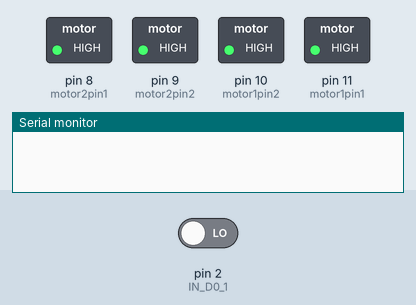
The sketch below on a simulated Arduino Uno, built with avr-gcc and run on an emulated ATmega328P. Shown: switched loads named in the sketch (green lamp = pin HIGH), the last lines printed to the serial monitor. The inputs (shaded band) are chosen by the test bench; at power-on: pin 2 (IN_D0_1) LOW.

Above: at 1.2 s.
1.3 s: pin 2 (IN_D0_1) driven HIGH
At 1.6 s:
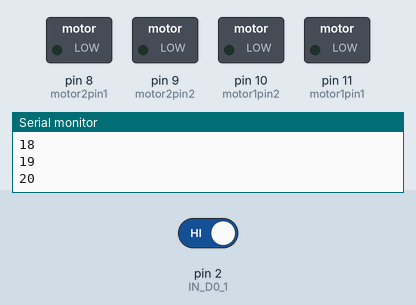
4.3 s: pin 2 (IN_D0_1) driven LOW
At 5.6 s:
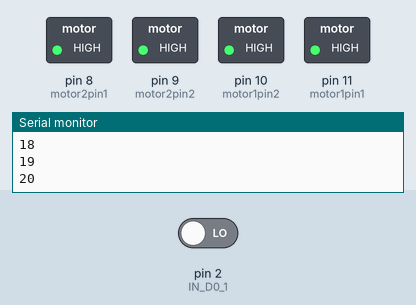
Timing chart, 0 to 7.3 s (numbered marks = the images above; inputs shaded):
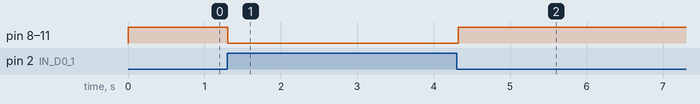

Measured:
- after the input at 1.3 s, pin 8 (motor2pin1), pin 9 (motor2pin2), pin 10 (motor1pin2), pin 11 (motor1pin1): HIGH → LOW at once
- after the input at 4.3 s, pin 8 (motor2pin1), pin 9 (motor2pin2), pin 10 (motor1pin2), pin 11 (motor1pin1): LOW → HIGH at once

The sketch:

Test_EncodeurRoue.ino
```cpp
const int IN_D0_1 = 2; // digital input
int encodeur_cnt = 0;

//Moteur
int motor1pin1 = 11;
int motor1pin2 = 10;

int motor2pin1 = 8;
int motor2pin2 = 9;

void setup() {

  // put your setup code here, to run once:

  pinMode (IN_D0_1, INPUT);

  pinMode(motor1pin1, OUTPUT);
  pinMode(motor1pin2, OUTPUT);
  pinMode(motor2pin1, OUTPUT);
  pinMode(motor2pin2, OUTPUT);
  Serial.begin(9600);
}


void loop() {

  // put your main code here, to run repeatedly:

  digitalWrite(motor1pin1, HIGH);
  digitalWrite(motor1pin2, HIGH);
  digitalWrite(motor2pin1, HIGH);
  digitalWrite(motor2pin2, HIGH);

  int value = digitalRead(IN_D0_1); // reads the analog input from the IR distance sensor

  if (value == 1){
    encodeur_cnt +=1;
    Serial.println(encodeur_cnt);
    if (encodeur_cnt==20){
      encodeur_cnt = 0;
      digitalWrite(motor1pin1, LOW);
      digitalWrite(motor1pin2, LOW);
      digitalWrite(motor2pin1, LOW);
      digitalWrite(motor2pin2, LOW);
      delay(1000);
    }
  }
}
```
